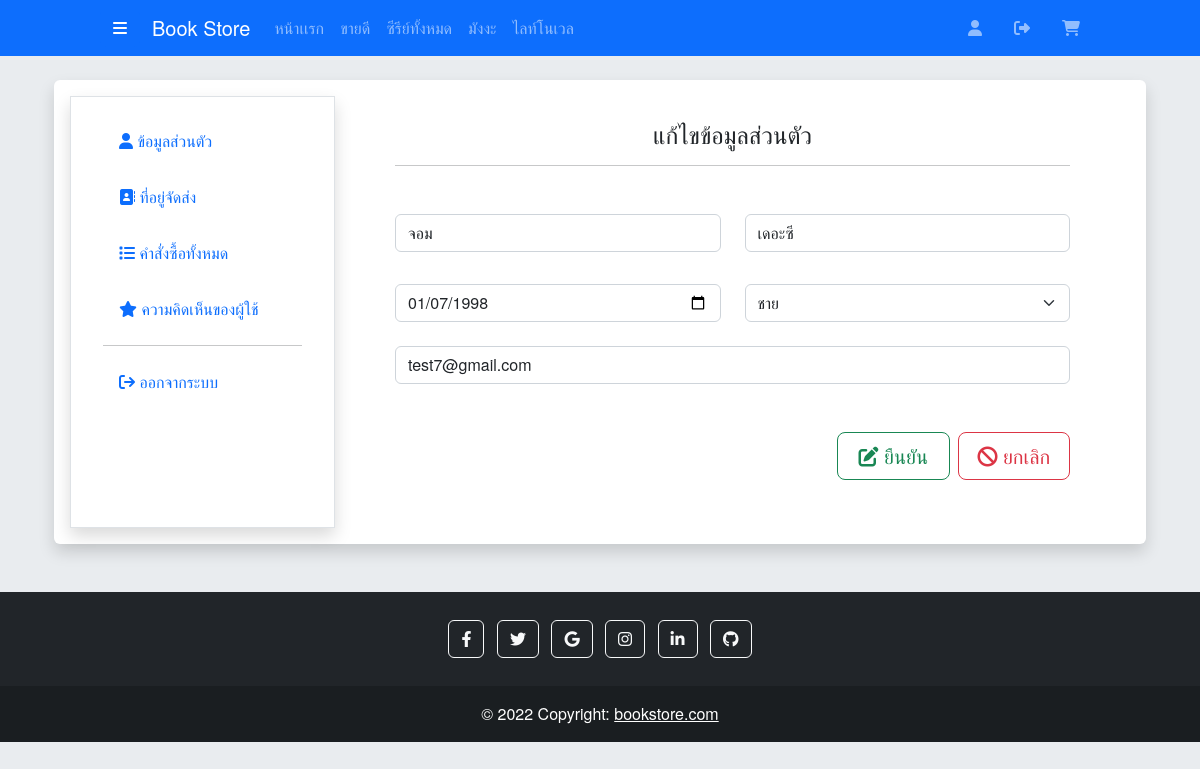
Screenshot of /bookstore_webapp/shop_page/userEdit.php (signed in) with the database file from the repository.
### tables this page shows
CREATE TABLE `user` (
  `user_id` int(11) NOT NULL,
  `user_firstname` varchar(255) NOT NULL,
  `user_lastname` varchar(255) NOT NULL,
  `user_birthday` date NOT NULL,
  `user_gender` int(11) NOT NULL,
  `user_email` varchar(255) NOT NULL,
  `user_password` varchar(255) NOT NULL,
  `user_role` varchar(255) NOT NULL,
  `created_at` timestamp NOT NULL DEFAULT CURRENT_TIMESTAMP
);

### bookstore_webapp/shop_page/userEdit.php (the view, shortened to what this page needs)
<?php
require_once '../config/db.php';
if (isset($_SESSION['user_login'])) {
    $user_id = $_SESSION['user_login'];
    $stmt = $conn->prepare("SELECT * FROM user JOIN user_gender
    ON user.user_gender = user_gender.gender_id
    WHERE user.user_id = $user_id");
    $stmt->execute();
    $user = $stmt->fetch();
}
?>
<!DOCTYPE html>
<html lang="en">
<head>
    <link href="https://cdn.jsdelivr.net/npm/bootstrap@5.2.0-beta1/dist/css/bootstrap.min.css" rel="stylesheet">
    <link rel="stylesheet" href="https://cdnjs.cloudflare.com/ajax/libs/font-awesome/6.1.2/css/all.min.css"/>
    <link href="homeStyle.css" rel="stylesheet">
</head>
<body>
    <?php require_once 'shopHeader.php'; ?>
    <br>
    <div class="container px-4">
        <div class="col-md-12 shadow p-3 mb-5 bg-white rounded">
            <div class="container product_data rounded bg-white">
                <div class="row">
                    <div class="col-md-3 border-right border border-1 shadow p-4">
                        <?php require_once 'userChangePage.php'; ?>
                    </div>
                    <div class="col-md-9">
                        <div class="p-4 px-5">
                            <div class="align-items-center text-center">
                                <h4>แก้ไขข้อมูลส่วนตัว</h4>
                            </div><hr><br>
                            <form action="userBackend.php" method="post" enctype="multipart/form-data">
                                <div class="row mt-2">
                                    <div class="col-md-6"><input type="text" class="form-control" placeholder="ชื่อ" name="firstname" value="<?= $user['user_firstname']; ?>" required></div>
                                    <div class="col-md-6"><input type="text" class="form-control" placeholder="นามสกุล" name="lastname" value="<?= $user['user_lastname']; ?>" required></div>
                                </div><br>
                                <div class="row mt-2">
                                    <div class="col-md-6"><input type="date" class="form-control" placeholder="วันเกิด" name="birthdate" value="<?= $user['user_birthday']; ?>" required></div>
                                    <div class="col-md-6">
                                        <select class="form-select" name="gender" aria-label="Default select example" required>
                                            <?php
                                                $selected = $user['user_gender'];
                                                foreach ($genders as $gender) {
                                                    if ($selected == $gender['gender_id']) {
                                            ?>
                                                    <option selected="$selected" value="<?= $gender['gender_id']; ?>"><?= $gender['gender_name']; ?></option>
                                                <?php } else { ?>
                                                    <option value="<?= $gender['gender_id']; ?>"><?= $gender['gender_name']; ?></option>
                                                <?php } ?>
                                            <?php } ?>
                                        </select>
                                    </div>
                                </div><br>
                                <div class="col-md-12"><input type="email" readonly class="form-control" name="email" aria-describedby="email" placeholder="อีเมล" value="<?= $user['user_email']; ?>" required></div><br><br>
                                <div class="modal-footer">
                                    <button class="btn btn-outline-success btn-lg col-md-2" type="submit" name="update">
                                        <i class="fa-solid fa-pen-to-square"></i> ยืนยัน
                                    </button>
                                    <a href="userProfile.php" class="ms-2 btn btn-outline-danger btn-lg col-md-2">
                                        <i class="fa-solid fa-ban"></i> ยกเลิก
                                    </a>
                                </div><br>
                            </form>
                        </div>
                    </div>
                </div>
            </div>
        </div>
    </div>
    <?php require_once 'shopFooter.php'; ?>
</body>
</html>

### bookstore_webapp/shop_page/homeStyle.css (style rules this page uses)
body { background: #e9ecef; font-family: Helvetica Neue, Helvetica, Arial, sans-serif; margin: 0; padding: 0; }

### rows the page displays
user: firstname "จอม", lastname "เดอะซี", birthdate "01/07/1998", email "test7@gmail.com"

### other values shown
form field gender "ชาย"
